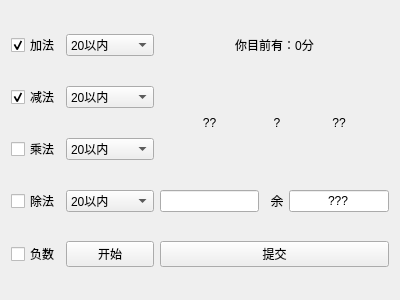
<?xml version="1.0" encoding="UTF-8"?>
<ui version="4.0">
 <class>ArithmeticWidget</class>
 <widget class="QWidget" name="ArithmeticWidget">
  <property name="geometry">
   <rect>
    <x>0</x>
    <y>0</y>
    <width>400</width>
    <height>300</height>
   </rect>
  </property>
  <property name="minimumSize">
   <size>
    <width>400</width>
    <height>300</height>
   </size>
  </property>
  <property name="windowTitle">
   <string>Form</string>
  </property>
  <layout class="QGridLayout" name="gridLayout">
   <item row="1" column="8" rowspan="2">
    <widget class="QLabel" name="latterLabel">
     <property name="text">
      <string>??</string>
     </property>
     <property name="alignment">
      <set>Qt::AlignmentFlag::AlignCenter</set>
     </property>
    </widget>
   </item>
   <item row="3" column="5">
    <widget class="QLineEdit" name="answerLineA">
     <property name="alignment">
      <set>Qt::AlignmentFlag::AlignCenter</set>
     </property>
    </widget>
   </item>
   <item row="3" column="8">
    <widget class="QLineEdit" name="answerLineB">
     <property name="text">
      <string>???</string>
     </property>
     <property name="alignment">
      <set>Qt::AlignmentFlag::AlignCenter</set>
     </property>
     <property name="readOnly">
      <bool>true</bool>
     </property>
    </widget>
   </item>
   <item row="3" column="7">
    <widget class="QLabel" name="divLabel">
     <property name="text">
      <string>&lt;s&gt;余&lt;/s&gt;</string>
     </property>
     <property name="alignment">
      <set>Qt::AlignmentFlag::AlignCenter</set>
     </property>
    </widget>
   </item>
   <item row="1" column="7" rowspan="2">
    <widget class="QLabel" name="operatorLabel">
     <property name="text">
      <string>?</string>
     </property>
     <property name="alignment">
      <set>Qt::AlignmentFlag::AlignCenter</set>
     </property>
    </widget>
   </item>
   <item row="1" column="5" rowspan="2">
    <widget class="QLabel" name="formerLabel">
     <property name="text">
      <string>??</string>
     </property>
     <property name="alignment">
      <set>Qt::AlignmentFlag::AlignCenter</set>
     </property>
    </widget>
   </item>
   <item row="4" column="5" colspan="4">
    <widget class="QPushButton" name="handInBtn">
     <property name="text">
      <string>提交</string>
     </property>
    </widget>
   </item>
   <item row="0" column="5" colspan="4">
    <widget class="QLabel" name="scoreLabel">
     <property name="text">
      <string>你目前有：0分</string>
     </property>
     <property name="alignment">
      <set>Qt::AlignmentFlag::AlignCenter</set>
     </property>
    </widget>
   </item>
   <item row="0" column="0">
    <widget class="QCheckBox" name="addCheck">
     <property name="text">
      <string>加法</string>
     </property>
     <property name="checked">
      <bool>true</bool>
     </property>
    </widget>
   </item>
   <item row="1" column="0">
    <widget class="QCheckBox" name="subCheck">
     <property name="text">
      <string>减法</string>
     </property>
     <property name="checked">
      <bool>true</bool>
     </property>
    </widget>
   </item>
   <item row="3" column="0">
    <widget class="QCheckBox" name="divCheck">
     <property name="text">
      <string>除法</string>
     </property>
    </widget>
   </item>
   <item row="2" column="0">
    <widget class="QCheckBox" name="mulCheck">
     <property name="text">
      <string>乘法</string>
     </property>
    </widget>
   </item>
   <item row="4" column="0">
    <widget class="QCheckBox" name="negativeCheck">
     <property name="text">
      <string>负数</string>
     </property>
    </widget>
   </item>
   <item row="0" column="1">
    <widget class="QComboBox" name="addBox">
     <item>
      <property name="text">
       <string>20以内</string>
      </property>
     </item>
     <item>
      <property name="text">
       <string>200以内</string>
      </property>
     </item>
     <item>
      <property name="text">
       <string>2000以内</string>
      </property>
     </item>
     <item>
      <property name="text">
       <string>20000以内</string>
      </property>
     </item>
    </widget>
   </item>
   <item row="1" column="1">
    <widget class="QComboBox" name="subBox">
     <item>
      <property name="text">
       <string>20以内</string>
      </property>
     </item>
     <item>
      <property name="text">
       <string>200以内</string>
      </property>
     </item>
     <item>
      <property name="text">
       <string>2000以内</string>
      </property>
     </item>
     <item>
      <property name="text">
       <string>20000以内</string>
      </property>
     </item>
    </widget>
   </item>
   <item row="2" column="1">
    <widget class="QComboBox" name="mulBox">
     <item>
      <property name="text">
       <string>20以内</string>
      </property>
     </item>
     <item>
      <property name="text">
       <string>200以内</string>
      </property>
     </item>
     <item>
      <property name="text">
       <string>2000以内</string>
      </property>
     </item>
     <item>
      <property name="text">
       <string>20000以内</string>
      </property>
     </item>
    </widget>
   </item>
   <item row="3" column="1">
    <widget class="QComboBox" name="divBox">
     <item>
      <property name="text">
       <string>20以内</string>
      </property>
     </item>
     <item>
      <property name="text">
       <string>200以内</string>
      </property>
     </item>
     <item>
      <property name="text">
       <string>2000以内</string>
      </property>
     </item>
     <item>
      <property name="text">
       <string>20000以内</string>
      </property>
     </item>
    </widget>
   </item>
   <item row="4" column="1">
    <widget class="QPushButton" name="startBtn">
     <property name="text">
      <string>开始</string>
     </property>
    </widget>
   </item>
  </layout>
 </widget>
 <resources/>
 <connections/>
</ui>
